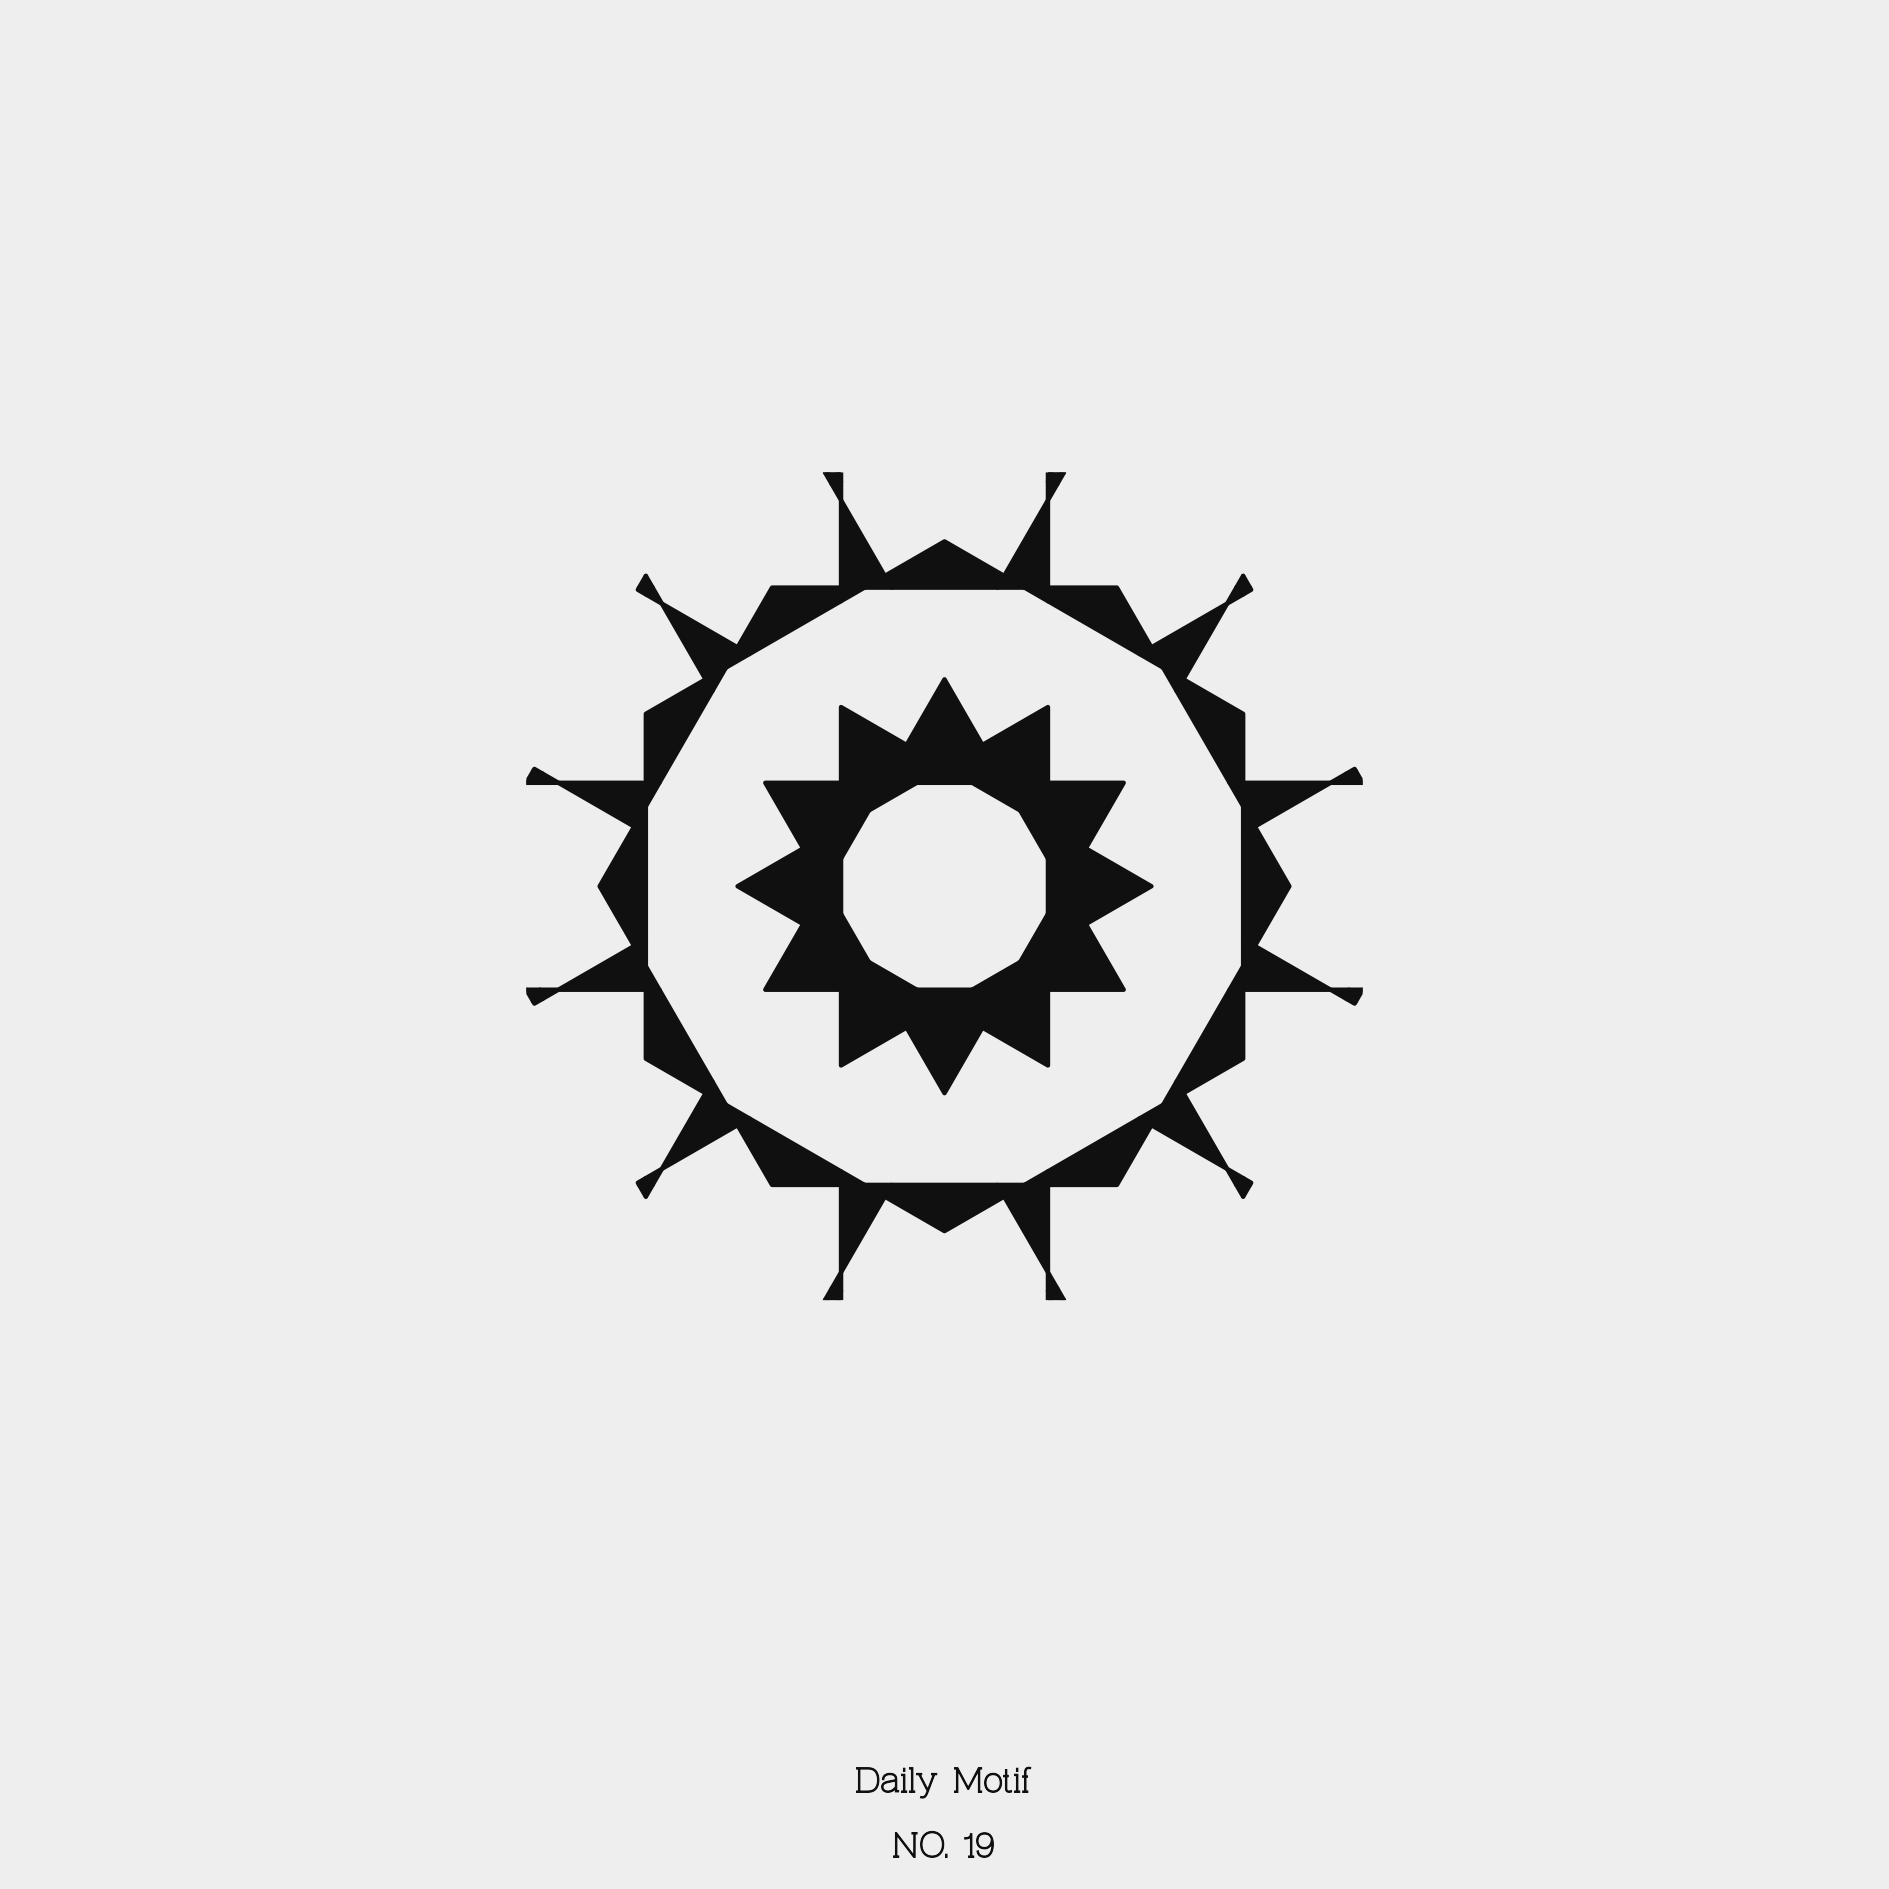

Source code (R):
source("manuscript/utils.R")
n = 6
polygon = regularPolygon(n)
center = st_centroid(regularPolygon(n,sf = T)) %>% .$geometry %>% unlist()
tile <- motif(box = polygon, n = 2*n, theta = c(30, 60), delta = 0.5, dist =  0.00000001)
tile <- tile %>% filter(area < 0.07)
tilePlotter(tile)
daily_submit(tile, "19")
